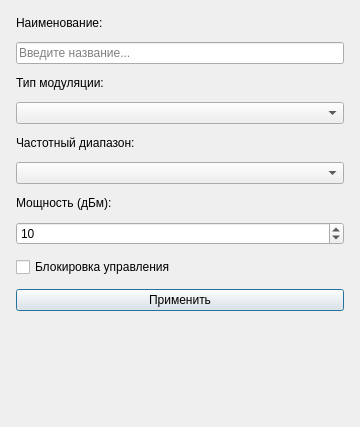
<?xml version="1.0" encoding="UTF-8"?>
<ui version="4.0">
 <class>ModulatorForm</class>
 <widget class="QWidget" name="ModulatorForm">
  <property name="geometry">
   <rect>
    <x>0</x>
    <y>0</y>
    <width>360</width>
    <height>427</height>
   </rect>
  </property>
  <property name="windowTitle">
   <string>Модулятор</string>
  </property>
  <layout class="QVBoxLayout" name="verticalLayout">
   <property name="spacing">
    <number>12</number>
   </property>
   <property name="leftMargin">
    <number>16</number>
   </property>
   <property name="topMargin">
    <number>16</number>
   </property>
   <property name="rightMargin">
    <number>16</number>
   </property>
   <property name="bottomMargin">
    <number>16</number>
   </property>
   <item>
    <widget class="QLabel" name="labelName">
     <property name="text">
      <string>Наименование:</string>
     </property>
    </widget>
   </item>
   <item>
    <widget class="QLineEdit" name="modNameEdit">
     <property name="placeholderText">
      <string>Введите название...</string>
     </property>
    </widget>
   </item>
   <item>
    <widget class="QLabel" name="labelModType">
     <property name="text">
      <string>Тип модуляции:</string>
     </property>
    </widget>
   </item>
   <item>
    <widget class="QComboBox" name="modTypeBox"/>
   </item>
   <item>
    <widget class="QLabel" name="labelFreqBand">
     <property name="text">
      <string>Частотный диапазон:</string>
     </property>
    </widget>
   </item>
   <item>
    <widget class="QComboBox" name="freqBandBox"/>
   </item>
   <item>
    <widget class="QLabel" name="labelPower">
     <property name="text">
      <string>Мощность (дБм):</string>
     </property>
    </widget>
   </item>
   <item>
    <widget class="QSpinBox" name="powerSpin">
     <property name="minimum">
      <number>-50</number>
     </property>
     <property name="maximum">
      <number>100</number>
     </property>
     <property name="value">
      <number>10</number>
     </property>
    </widget>
   </item>
   <item>
    <widget class="QCheckBox" name="isLockedCheck">
     <property name="text">
      <string>Блокировка управления</string>
     </property>
    </widget>
   </item>
   <item>
    <widget class="QPushButton" name="applyBtn">
     <property name="text">
      <string>Применить</string>
     </property>
     <property name="default">
      <bool>true</bool>
     </property>
    </widget>
   </item>
   <item>
    <spacer name="verticalSpacer">
     <property name="orientation">
      <enum>Qt::Vertical</enum>
     </property>
     <property name="sizeHint" stdset="0">
      <size>
       <width>20</width>
       <height>40</height>
      </size>
     </property>
    </spacer>
   </item>
  </layout>
 </widget>
 <resources/>
 <connections/>
</ui>
